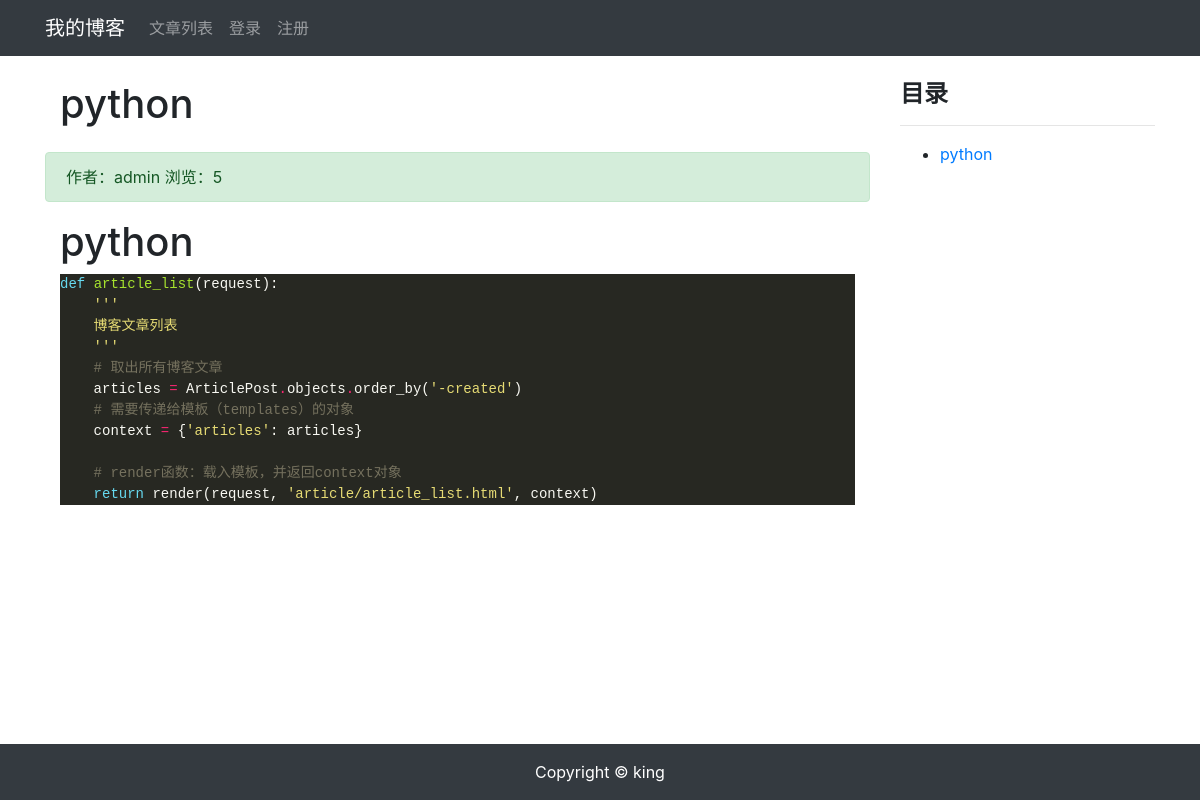
The app's page /article/article-detail/6/ with its own data.
### article/models.py (models this page shows, shortened)
class ArticlePost(models.Model):
    author = models.ForeignKey(User, on_delete=models.CASCADE)
    title = models.CharField(max_length=100)
    body = models.TextField()
    views_counts = models.PositiveIntegerField(default=0)
    created = models.DateTimeField(default=timezone.now)
    updated = models.DateTimeField(auto_now=True)
    class Meta:
        ordering = ('-views_counts',)
        verbose_name = '文章'
        verbose_name_plural = verbose_name

class User(AbstractUser):
    class Meta(AbstractUser.Meta):
        verbose_name = '用户'
        verbose_name_plural = '用户'

### article/views.py (the view)
# urls.py: path('article-detail/<int:id>/', views.article_detail, name='article_detail'),
def article_detail(request, id):
    article = ArticlePost.objects.get(id=id)
    article.views_counts += 1
    article.save(update_fields=['views_counts'])
    md = markdown.Markdown(
        extensions=[
            'markdown.extensions.extra',
            'markdown.extensions.codehilite',
            'markdown.extensions.toc',
        ])
    article.body = md.convert(article.body)
    context = {'article': article, 'toc': md.toc }
    return render(request, 'article/article_detail.html', context)

### templates/article/article_detail.html (shortened to what this page needs)
{% extends "base.html" %}
{% load staticfiles %}
{% block content %}
<div class="container">
    <div class="row">
        <div class="col-9">
            <h1 class="col-12 mt-4 mb-4">{{ article.title }}</h1>
            <div class="col-12 alert alert-success">
                作者：{{ article.author }}
                浏览：{{ article.views_counts }}
            </div>
            <div class="col-12">
                <p>{{ article.body|safe }}</p>
            </div>
        </div>
        <div class="col-3 mt-4">
            <h4><strong>目录</strong></h4>
            <hr>
            <div>
                {{ toc|safe }}
            </div>
        </div>
    </div>
</div>
{% endblock content %}

### static/mk_css/monokai.css (style rules this page uses)
.codehilite { background: #272822; color: #f8f8f2 }
.codehilite .k { color: #66d9ef }
.codehilite .n { color: #f8f8f2 }
.codehilite .o { color: #f92672 }
.codehilite .p { color: #f8f8f2 }
.codehilite .c1 { color: #75715e }
.codehilite .nf { color: #a6e22e }
.codehilite .w { color: #f8f8f2 }
.codehilite .sd { color: #e6db74 }
.codehilite .s1 { color: #e6db74 }

### records on screen
ArticlePost: title "python", author "admin", views_counts "5", body "python def article_list ( request ): ''' 博客文章列表 ''' # 取出所有博客文章 articles = ArticlePost . objects . order_by ( '-created' ) # 需要传递给模板（templates）的对象 context = { 'articles' : articles } # render函数：载入模板，并返回context对象 return render ( request , 'article/article_list.html' , context )"
